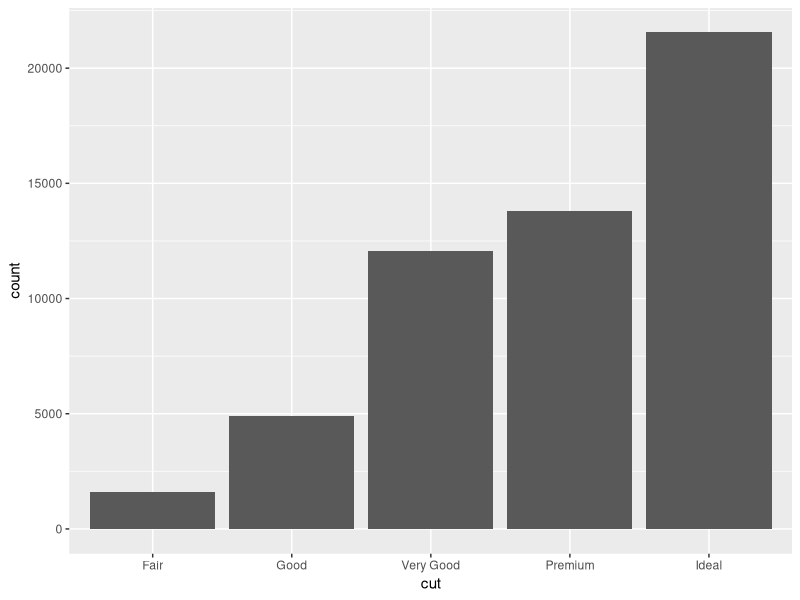
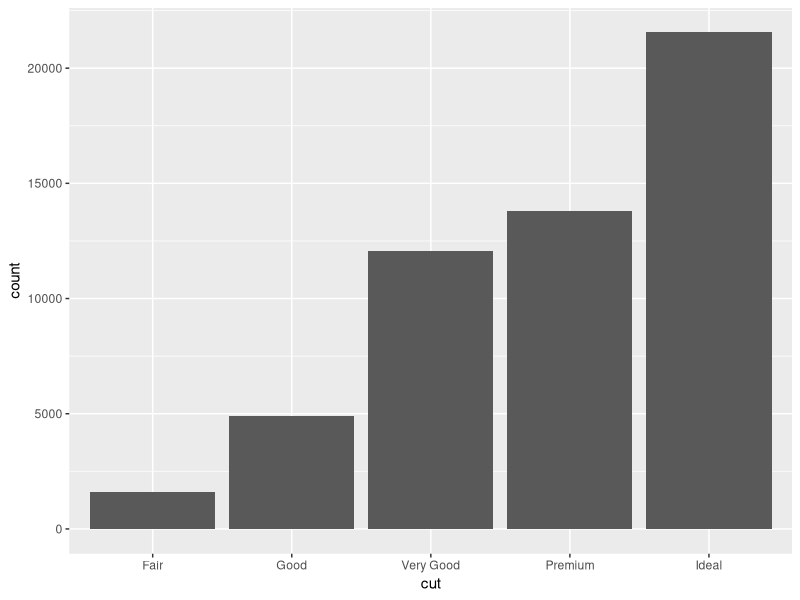
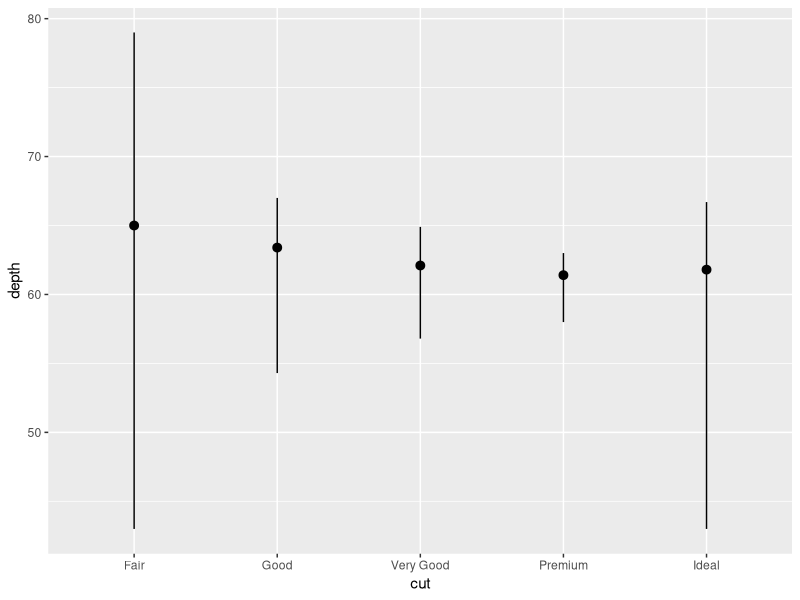
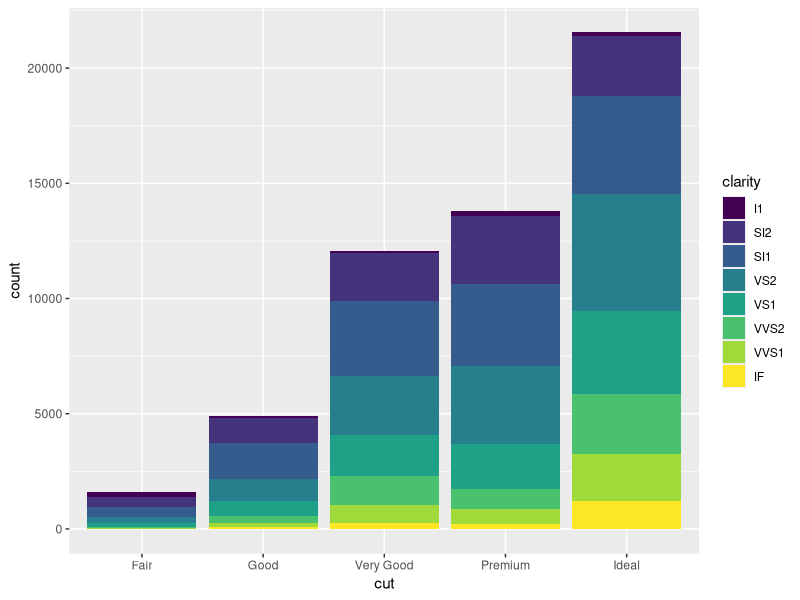
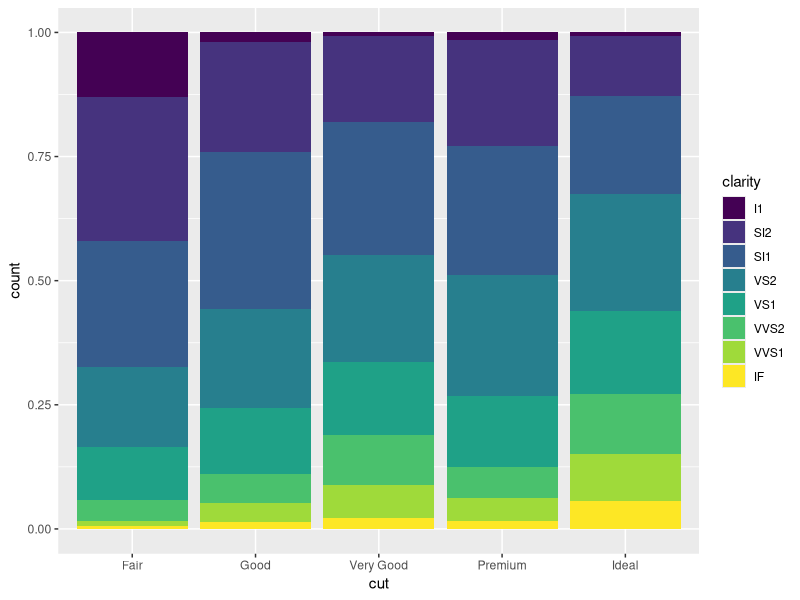
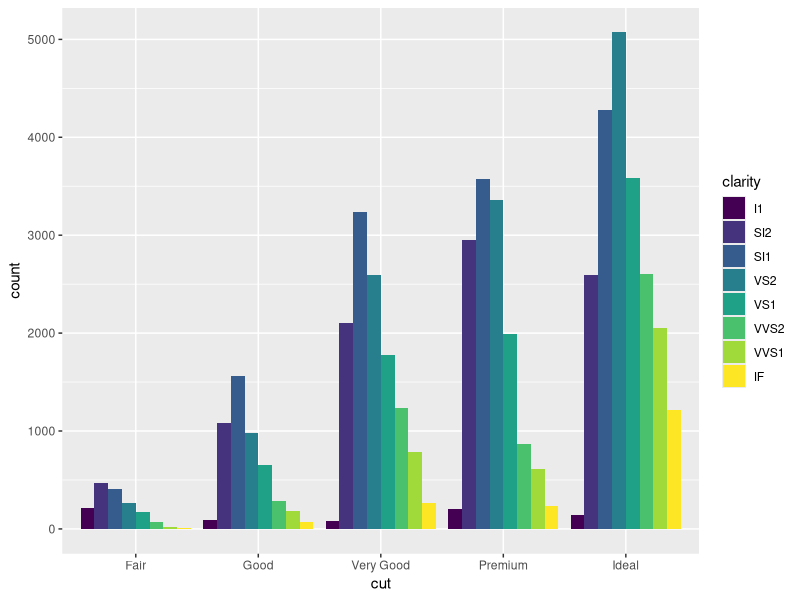
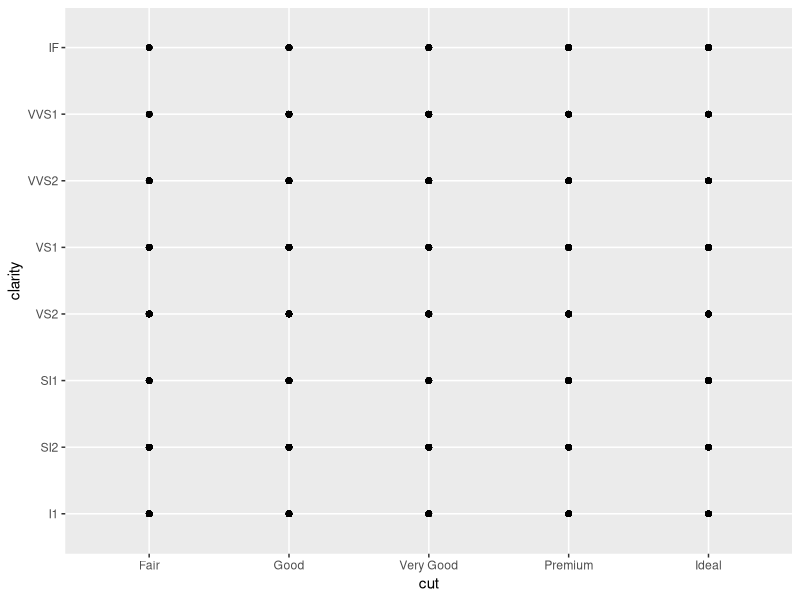
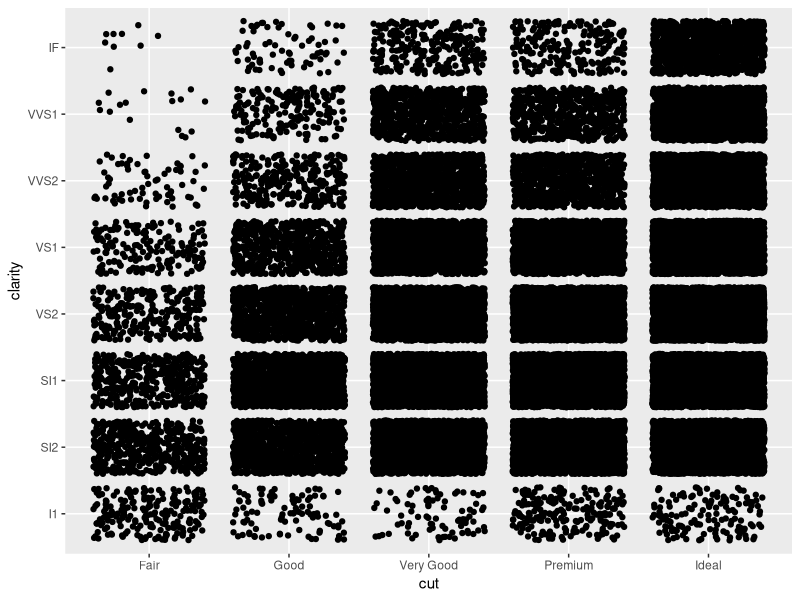

Here is the R script that generated these plots, in order:
# Exercise 2: advanced ggplot2 practice

# Install and load the `ggplot2` package
#install.packages('ggplot2')
library(ggplot2)

# For this exercise you will again be working with the `diamonds` data set.
# Use `?diamonds` to review details about this data set
?diamonds

## Statistical Transformations

# Draw a bar chart of the diamonds data, organized by cut
# Each bar's height is based on the "count" (number) of diamonds with that cut
ggplot(data = diamonds) +
  geom_bar(mapping = aes(x = cut))

# Use the `stat_count` to apply the statistical transformation "count" to the 
# diamonds by cut. You do not need a separate geometry layer!
ggplot(data = diamonds) +
  stat_count(mapping = aes(x = cut))

# Use the `stat_summary` function to draw a chart with a summary layer.
# Map the x-position to diamond `cut`, and the y-position to diamond `depth`
# Bonus: use `min` as the function ymin, `max` as the function ymax, and `median` 
# as the function y
ggplot(data = diamonds) +
  stat_summary(mapping = aes(x = cut, y = depth),
               fun.ymin = min, fun.ymax = max, fun.y = median)


## Position Adjustments

# Draw a bar chart of diamonds organized by cut, with each bar filled by clarity.
# You should see a _stacked_ bar chart.
ggplot(data = diamonds) +
  geom_bar(mapping = aes(x = cut, fill = clarity))

# Draw the same chart again, but with each element positioned to "fill" the y axis
ggplot(data = diamonds) +
  geom_bar(mapping = aes(x = cut, fill = clarity), position = "fill")

# Draw the same chart again, but with each element positioned to "dodge" each other
ggplot(data = diamonds) +
  geom_bar(mapping = aes(x = cut, fill = clarity), position = "dodge")

# Draw a plot with point geometry with the x-position mapped to `cut` and the 
# y-position mapped to `clarity`
# This creates a "grid" grouping the points
ggplot(data = diamonds) +
  geom_point(mapping = aes(x = cut, y = clarity))

# Use the "jitter" position adjustment to keep the points from all overlapping!
# (This works a little better with a sample of diamond data, such as from the 
# previous exercise).
ggplot(data = diamonds) +
  geom_point(mapping = aes(x = cut, y = clarity), position = "jitter")


## Scales

# Draw a "boxplot" (with `geom_boxplot`) for the diamond's price (y) by color (x)
ggplot(data = diamonds) +
  geom_boxplot(mapping = aes(x = color, y = price))

# This has a lot of outliers, making it harder to read. To fix this, draw the 
# same plot but with a _logarithmic_ scale for the y axis.
ggplot(data = diamonds) +
  geom_boxplot(mapping = aes(x = color, y = price)) +
  scale_y_log10()

# For another version, draw the same plot but with `violin` geometry instead of 
# `boxplot` geometry!
# How does the logarithmic scale change the data presentation?
ggplot(data = diamonds) +
  geom_violin(mapping = aes(x = color, y = price)) +
  scale_y_log10()

# Another interesting plot: draw a plot of the diamonds price (y) by carat (x), 
# using a heatmap of 2d bins (geom_bin2d)
# What happens when you make the x and y channels scale logarithmically?
ggplot(data = diamonds) +
  geom_bin2d(mapping = aes(x = carat, y = price)) +
  scale_x_log10() +
  scale_y_log10()

# Draw a scatter plot for the diamonds price (y) by carat (x). Color each point
# by the clarity (Remember, this will take a while. Use a sample of the diamonds 
# for faster results)
ggplot(data = diamonds) +
  geom_point(mapping = aes(x = carat, y = price, color = clarity))

# Change the color of the previous plot using a ColorBrewer scale of your choice. 
# What looks nice?
ggplot(data = diamonds) +
  geom_point(mapping = aes(x = carat, y = price, color = clarity)) +
  scale_color_brewer(palette = "Spectral")


## Coordinate Systems

# Draw a bar chart with x-position and fill color BOTH mapped to cut
# For best results, SET the `width` of the geometry to be 1 (fill plot, no space
# between)
# TIP: You can save the plot to a variable for easier modifications
bar <- ggplot(data = diamonds) +
  geom_bar(mapping = aes(x = cut, fill = cut), width = 1)
bar

# Draw the same chart, but with the coordinate system flipped
bar + coord_flip()

# Draw the same chart, but in a polar coordinate system. It's a Coxcomb chart!
bar + coord_polar()


## Facets

# Take the scatter plot of price by carat data (colored by clarity) and add 
# _facets_ based on the diamond's `color`
ggplot(data = diamonds) +
  geom_point(mapping = aes(x = carat, y = price, color = clarity)) +
  scale_color_brewer(palette = "Spectral") +
  facet_wrap(~color)


## Saving Plots

# Use the `ggsave()` function to save the current (recent) plot to disk.
# Name the output file "my-plot.png".
# Make sure you've set the working directory!!
ggsave("my-plot.png")
